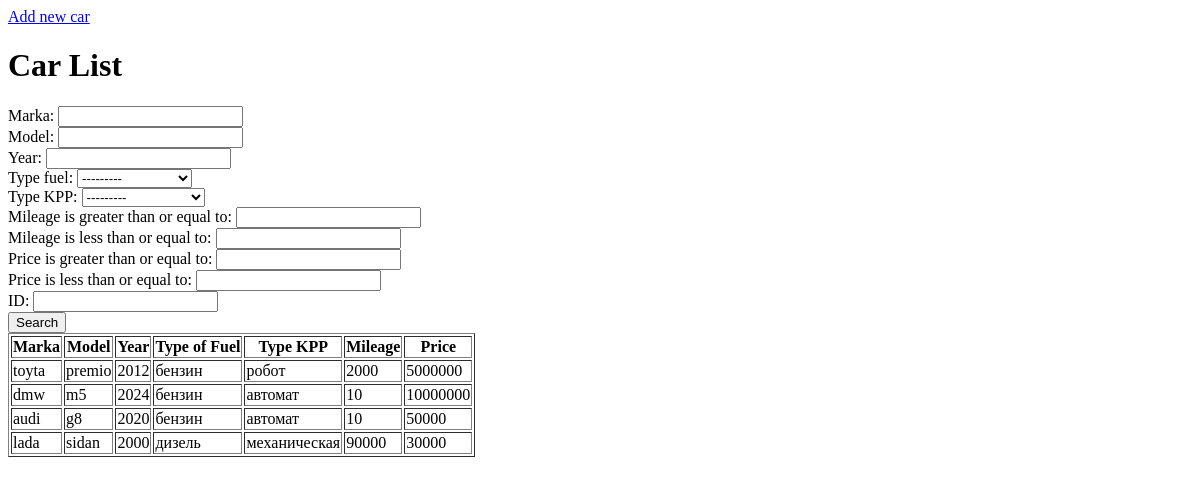
/, run on an earlier commit of the app's database.
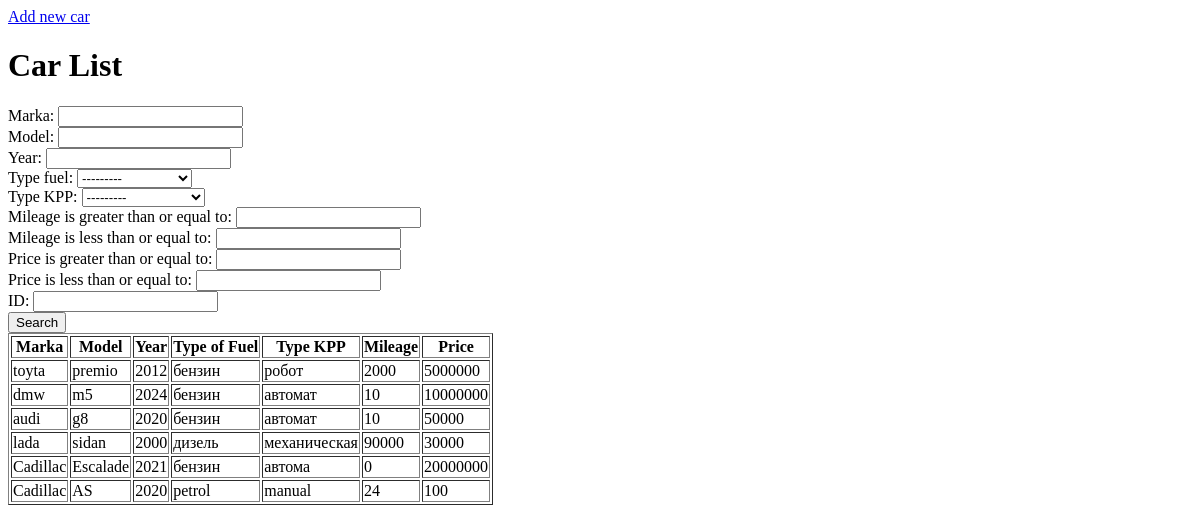
And on a later commit of the database.
### personal/models.py (models this page shows, shortened)
class Car(models.Model):
    FUEL_CHOICES = [
        ('бензин', 'Бензин'),
        ('дизель', 'Дизель'),
        ('электричество', 'Электричество'),
        ('гибрид', 'Гибрид'),
    ]
    KPP_CHOICES = [
        ('механическая', 'Механическая'),
        ('автоматическая', 'Автоматическая'),
        ('вариатор', 'Вариатор'),
        ('робот', 'Робот'),
    ]
    marka = models.CharField(max_length=40)
    model = models.CharField(max_length=40)
    year = models.IntegerField()
    type_fuel = models.CharField(max_length=13, choices=FUEL_CHOICES)
    type_KPP = models.CharField(max_length=14, choices=KPP_CHOICES)
    mileage = models.IntegerField()
    price = models.IntegerField()

### personal/views.py (the view)
# urls.py: path('', home_screen_view, name = 'home'),
def home_screen_view(request):
    cars = Car.objects.all()
    myFilter = CarFilter(request.GET, queryset=cars)
    cars = myFilter.qs
    context = {'cars': cars, 'myFilter': myFilter}
    return render(request, "home.html", context)

### templates/home.html (shortened to what this page needs)
{% extends "base.html" %}
{%block body%}
<div class = "">
<a href="{% url "add" %}">Add new car</a>
</div>
  <h1>Car List</h1>
  <form method="get">
        {{myFilter.form}}
    <button class = "btn btn-primary" type = "submit">
        Search
    </button>
  </form>
  <table border="1">
      <tr>
          <th>Marka</th>
          <th>Model</th>
          <th>Year</th>
          <th>Type of Fuel</th>
          <th>Type KPP</th>
          <th>Mileage</th>
          <th>Price</th>
      </tr>
      {% for car in cars %}
      <tr>
          <td>{{ car.marka }}</td>
          <td>{{ car.model }}</td>
          <td>{{ car.year }}</td>
          <td>{{ car.type_fuel }}</td>
          <td>{{ car.type_KPP }}</td>
          <td>{{ car.mileage }}</td>
          <td>{{ car.price }}</td>
      </tr>
      {% endfor %}
  </table>
{%endblock%}

What changed in the data, as far as the page shows it:
added Car: marka "Cadillac", model "Escalade", year "2021", type_fuel "бензин", type_KPP "автома", mileage "0", price "20000000"
added Car: marka "Cadillac", model "AS", year "2020", type_fuel "petrol", type_KPP "manual", mileage "24", price "100"
